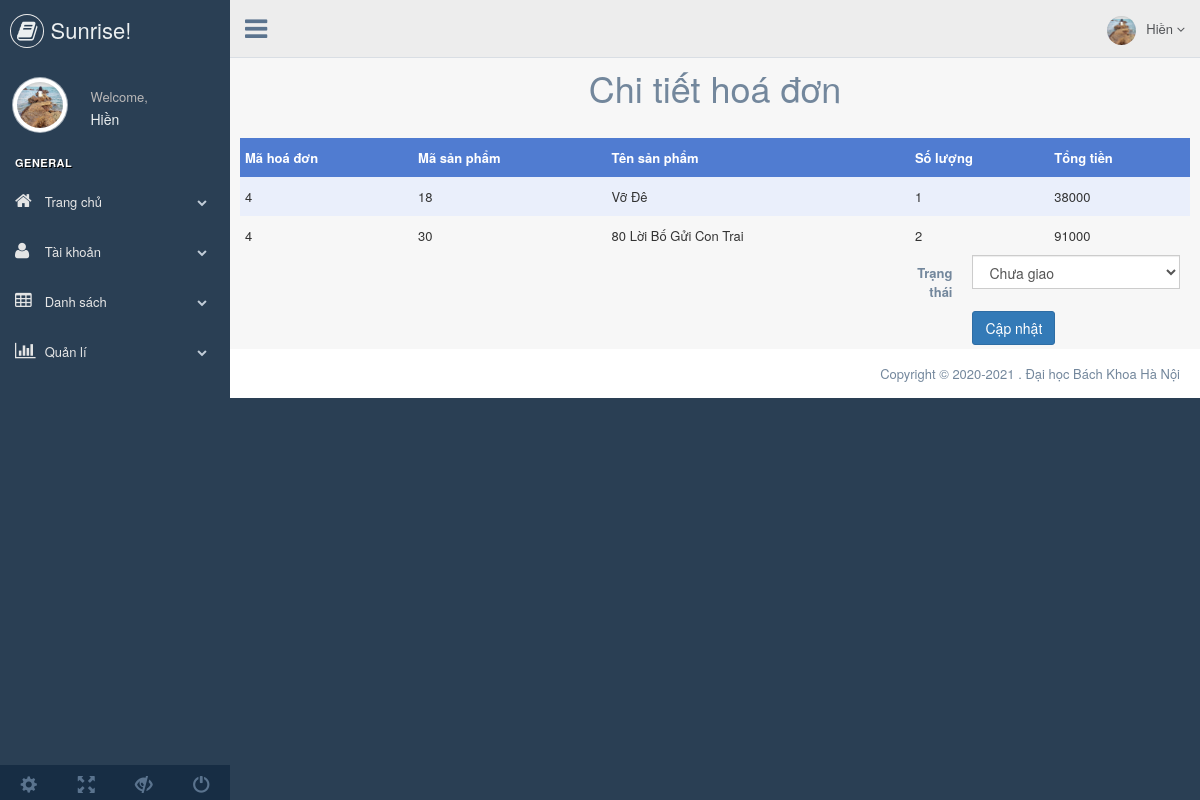
Screenshot of /index.php?c=admin_edit_bill&id_bill=4 (signed in) with the database file from the repository.
### tables this page shows
CREATE TABLE `bill` (
  `id_bill` int(11) NOT NULL,
  `fullName` varchar(225) NOT NULL,
  `phone` varchar(15) NOT NULL,
  `email` varchar(50) NOT NULL,
  `address` varchar(225) NOT NULL,
  `date` date NOT NULL,
  `status` int(2) NOT NULL DEFAULT 0,
  `payments` varchar(100) NOT NULL,
  `total` varchar(100) NOT NULL,
  `Note` varchar(1024) NOT NULL
);

CREATE TABLE `billdetail` (
  `id_bill` int(11) NOT NULL,
  `id_product` int(11) NOT NULL,
  `number` int(11) NOT NULL,
  `total` int(11) NOT NULL
);

CREATE TABLE `product` (
  `id_product` int(11) NOT NULL,
  `nameProduct` varchar(50) NOT NULL,
  `id_category` int(11) NOT NULL,
  `id_author` int(11) NOT NULL,
  `id_pro` int(11) NOT NULL,
  `picture` varchar(225) NOT NULL,
  `descrip` text NOT NULL,
  `date` date NOT NULL,
  `price` int(11) NOT NULL,
  `sale` int(11) NOT NULL,
  `realPrice` int(11) NOT NULL
);

### application/controllers/admin_edit_bill.php (called while the page is built, shortened)
<?php
	class Admin_edit_bill extends Controller
	{
		private $billModel;
		function __construct()
		{
			require("application/models/bill_model.php");
			$this->billModel = new Bill;
		}
		function index()
		{
			$id = $_GET["id_bill"];
			$rs = $this->billModel->selectBillDetail($id);
			$bill = $this->billModel->selectBill($id);
			$view = array('index' => 'index' );
			$data = array('rs' => $rs, 'bill' => $bill );
			$this->view($view,$data,false,true);
		}
	}
 ?>

### bootstrap.php (called while the page is built, shortened)
<?php
	require("application/settings/init.php");
	require("application/core/controller.php");
	require("application/core/model.php");
	require("application/core/database.php");
	class Bootstrap
	{
		function Init()
		{
			$c = new $controller;
			$action = isset($_GET["a"]) ? $_GET["a"] : "index";
			$c->$action();
		}
	}
?>

### index.php (called while the page is built)
<?php
	require("bootstrap.php");
	$bootstrap = new Bootstrap();
	$bootstrap->Init();
?>

### application/settings/init.php (called while the page is built, shortened)
<?php
    $host = "localhost";
    $dbName = "aa";
    $user = "root";
    $pass = "20000204";
?>

### application/core/model.php (called while the page is built, shortened)
<?php
	class Model
	{
		function __construct()
		{
			$this->db = new Database();
		}
	}
?>

### application/models/bill_model.php (called while the page is built, shortened)
<?php
	class Bill extends Model
	{
		function selectBill($id = null)
		{
			if($id == null)
				$sql = "SELECT * FROM bill AS b ORDER BY b.date DESC";
			else
				$sql = "SELECT * FROM bill AS b WHERE id_bill = {$id} ORDER BY b.date DESC";
			$q = $this->db->QueryResult($sql);
			return $q->fetchAll(PDO::FETCH_CLASS);
		}
		function selectBillDetail($id = null)
		{
			if($id == null)
				$sql = "SELECT billdetail.*, product.nameProduct FROM billdetail, product where billdetail.id_product=product.id_product";
			else
				$sql = "SELECT billdetail.*, product.nameProduct FROM billdetail, product where billdetail.id_product=product.id_product and id_bill = {$id} ";
			$q = $this->db->QueryResult($sql);
			return $q->fetchAll(PDO::FETCH_CLASS);
		}
	}
 ?>

### application/core/database.php (called while the page is built, shortened)
<?php
	class Database
	{
		private $db;
		function __construct()
		{
			global $host,$dbName,$user,$pass;
			$this->db = new PDO("mysql:host=$host;dbname=$dbName;charset=UTF8","$user","$pass");
		}
		function QueryResult($sql)
		{
			$query = $this->db->prepare($sql);
			$query->execute();
			return $query;
		}
	}
?>

### application/views/admin_edit_bill/index.php (the view, shortened to what this page needs)
<div class="row mg text-center">
    <h1>Chi tiết hoá đơn</h1>
</div>
<div class="row">
    <table class="tb-format">
        <tbody class="panel-b">
            <tr class="tr-format text-center">
                <th class="pd-tb">Mã hoá đơn</th>
                <th class="pd-tb">Mã sản phẩm</th>
                <th class="pd-tb">Tên sản phẩm</th>
                <th class="pd-tb">Số lượng</th>
                <th class="pd-tb">Tổng tiền</th>
            </tr>
            <?php
                foreach ($rs as $key => $value) {
                    echo '
                    <tr>
                        <td class="pd-tb">'.$value->id_bill.'</td>
                        <td class="pd-tb">'.$value->id_product.'</td>
                        <td class="pd-tb">'.$value->nameProduct.'</td>
                        <td class="pd-tb">'.$value->number.'</td>
                        <td class="pd-tb">'.$value->total.'</td>
                    </tr>
                    ';
                }
            ?>
        </tbody>
    </table>
    <div class="row">
        <div class="col-md-4 col-md-offset-8">
            <form class="form-horizontal" method="post" action="?c=admin_edit_bill&a=updateBill&id_bill=<?php echo $_GET["id_bill"] ?>">
                <div class="form-group">
                    <label class="control-label col-sm-3">Trạng thái</label>
                    <div class="col-sm-9">
                        <select name="slStatus" class="form-control">
                            <?php
                                if($bill[0]->status == 0)
                                    $r = "Chưa giao";
                                else
                                    $r = "Đã giao";
                                echo '<option value="'.$bill[0]->status.'">'.$r.'</option>';
                             ?>
                        </select>
                    </div>
                </div>
                <div class="form-group">
                    <div class="col-sm-9 col-sm-offset-3">
                        <button class="btn btn-primary" type="submit">Cập nhật</button>
                    </div>
                </div>
            </form>
        </div>
    </div>
</div>

### application/core/controller.php (shortened to what this page needs)
<?php
	class Controller
	{
		function view($viewname, $data = null, $uselayout = true, $rolelayout = false)
		{
			global $app_path,$contr_path,$view_path,$model_path;
			$controller_name = get_class($this);
			if($rolelayout)
			{
				require("$app_path/$view_path/shared/adminHeader.php");
			}
			if($viewname != null)
			{
				foreach ($viewname as $key => $value) {
					if(strpos($key,"page") !== false)
					{
						require("$app_path/$view_path/shared/".strtolower($value).".php");
					}
					else
					{
						require("$app_path/$view_path/$controller_name/".strtolower($value).".php");
					}
				}
			}
			if($rolelayout)
			{
				require("$app_path/$view_path/shared/adminFooter.php");
			}
		}
	}
?>

### public/assets/css/myCss.css (style rules this page uses)
.mg { margin-bottom:20px; margin-top:20px; }
.tb-format { color: #333333; width: 100%; border-collapse: collapse; }
.tr-format { color: White; background-color: #507CD1; font-weight: bold; }
tr:nth-child(even) td { background: #EAEFFB }
.pd-tb { padding: 10px 0 10px 5px; }

### rows the page displays
bill: slStatus "Chưa giao"
billdetail: id_bill "4", id_product "18", id_product.nameProduct "Vỡ Đê", number "1", total "38000"
billdetail: id_bill "4", id_product "30", id_product.nameProduct "80 Lời Bố Gửi Con Trai", number "2", total "91000"

### other values shown
$_SESSION["userInfo"][0]->firstName "Hiền"
